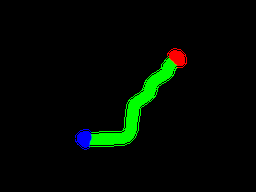
#> input picture marble_maze/data/maze_path_manual.png, 256 x 192 px, shrunk from 640 x 480 before the run; its folder holds 2 pictures in this run
$ python autopather.py
#> lines starting #> are read from the running program, lines starting #| are printed output that depends on the picture
import heapq
from functools import cache, reduce
from typing import Set
from pathlib import Path

import cv2
import matplotlib.pyplot as plt
import numpy as np
from tqdm import trange

src_root = Path(__file__).resolve().parent
print(list(src_root.iterdir()))

default_img_path = src_root / "data" / "maze.png"


def load_photo(img_path=default_img_path):
    image = cv2.imread(str(img_path))
#> image is the input picture: shape (192, 256, 3); mean B, G, R 1.2, 9, 1.2
    assert image is not None
    return image


def viz(cv_img):
    plt.imshow(cv_img)
    plt.show()


bug_counter = 0


def get_unvisited_neighbours(element, matrix_shape, visited_set, frontier_set):
    # assume 2D matrix and that we are checking immediate neighbours - a 3*3 receptive field
    x_current, y_current = element
    x_end, y_end = matrix_shape

    # use +2 for upper bound to work around range behaviour at upper limits
    x_range = range(max(x_current - 1, 0), min(x_current + 2, x_end))
    y_range = range(max(y_current - 1, 0), min(y_current + 2, y_end))

    potential_elements_to_visit = [(x, y) for x in x_range for y in y_range]
    elements_to_visit = []

    for candidate_element in potential_elements_to_visit:
        if candidate_element == element:
            # do not readd the current node
            continue
        elif candidate_element not in visited_set:
            elements_to_visit.append(candidate_element)
        else:
            pass

    assert len(
        elements_to_visit) < 9, f"Too many neighbouring elements returned for a 2D pixel! {len(elements_to_visit)}"
    return elements_to_visit


def create_fitness_score(element, difficulty_map, output_values):
    # assume 2D matrix and that we are checking immediate neighbours - a 3*3 receptive field
    global bug_counter
    x_current, y_current = element
    x_end, y_end = output_values.shape

    x_range = range(max(x_current - 1, 0), min(x_current + 2, x_end))
    y_range = range(max(y_current - 1, 0), min(y_current + 2, y_end))

    penalty = get_pixel_penalty(difficulty_map, element)

    # take the minimum score of any neighbour then add the distance penalty
    # use filter to remove None i.e. unvisited neighbours. These can be ignored as
    # they will always be more expensive than earlier nodes.

    sqrt2 = np.sqrt(2)
    element_score = None
    for x in x_range:
        for y in y_range:
            if output_values[x, y] != np.inf:  # 0 is valid
                # make contextualised score
                if x != x_current and y != y_current:
                    candidate_score = output_values[x, y] + sqrt2 * penalty
                else:
                    candidate_score = output_values[x, y] + penalty

                # update output if this is better than the rest
                if element_score is None or element_score > candidate_score:
                    # update
                    element_score = candidate_score
                    if x == x_current and y == y_current:
                        print(f"found best value already in place! This should happen once. {bug_counter}")
                        if bug_counter > 0:
                            breakpoint
                        bug_counter = bug_counter + 1

    assert element_score != np.inf
    assert element_score is not None
    return element_score


def get_pixel_penalty(difficulty_map, element):
    x_current, y_current = element

    # distance penalty: lower on the prescribed path:
    # RGB -> red is idx 0
    is_red = bool(difficulty_map[x_current, y_current, 0])
    is_green = bool(difficulty_map[x_current, y_current, 1])
    is_blue = bool(difficulty_map[x_current, y_current, 2])
    if is_blue:
        penalty = 0
    elif is_red or is_green:
        penalty = 0.05
    else:
        penalty = 1
    return penalty


def generic_search_algorithm(seed_coord, visited_set: Set, difficulty_map, output_values):
    frontier_set = {0: seed_coord}

    # set up a min-heap to manage automatically sorting the queue
    queue = []
    heapq.heappush(queue, 0)

    matrix_shape = output_values.shape

    # tqdm progress bar up to the number of pixels
    total_pixels = reduce(lambda x, y: x * y, matrix_shape, 1)
    print(total_pixels)
    progress = trange(total_pixels)
    progress_iterator = iter(progress)

    while len(frontier_set) > 0:
        key = heapq.heappop(queue)
        element = frontier_set[key]
        del frontier_set[key]

        if element in visited_set:
            # already seen - skip
            continue

        current_element_fitness_score = create_fitness_score(element, difficulty_map, output_values)
        output_values[element] = current_element_fitness_score
        # Visit complete, come again soon!
        visited_set.add(element)

        unvisited_neighbours = get_unvisited_neighbours(element, matrix_shape, visited_set, frontier_set)

        new_keys = [extend_dict_non_clobbering(
                frontier_set,
                neighbour,
                current_element_fitness_score+taxicab_heuristic(neighbour, seed_coord)
            ) for neighbour in unvisited_neighbours
        ]

        for new_key in new_keys:
            heapq.heappush(queue, new_key)

        next(progress_iterator)
    progress.close()

    return output_values


def extend_dict_non_clobbering(dictionary, new_element, new_cost):
    if new_cost not in dictionary:
        dictionary[new_cost] = new_element
        return new_cost
    else:
        # increase cost by a tiny amount - less than the map would use!
        new_cost = new_cost + 0.000000001
        return extend_dict_non_clobbering(dictionary, new_element, new_cost)


@cache
def taxicab_heuristic(input_coords, goal_coords):
    in_x, in_y = input_coords
    goal_x, goal_y = goal_coords
    return abs(goal_x - in_x) + abs(goal_y - in_y)


def make_naive_graph_path(maze_path_img) -> np.ndarray:
    # start with the blue endzone
    endzone = maze_path_img[:, :, 2]
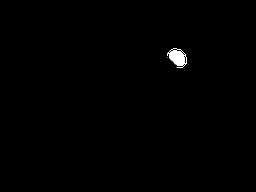
#> endzone: shape (192, 256); min 0, max 255, mean 1.2
    # Step 1: Prepare a blank image
    score_matrix = np.full(endzone.shape[:2], dtype="float64", fill_value=np.inf)  # Creating a black canvas

    endzone_xs, endzone_ys = np.where(endzone)
#> endzone_xs = 260 values from 48 to 67; endzone_ys = 260 values, max 186 at index 127, min 167 at index 42, mean 176.7
    # any pixel in the endzone will do
    seed_pixel_coords = (endzone_xs[0], endzone_ys[0])
#> seed_pixel_coords = (48, 173)
    print(f"seed pixel selected: {seed_pixel_coords}")
#| seed pixel selected: (48, 173)
    score_matrix[seed_pixel_coords] = 0

    visited_set = set()

    scored_pixels = generic_search_algorithm(seed_coord=seed_pixel_coords, visited_set=visited_set,
                                             difficulty_map=maze_path_img, output_values=score_matrix)
#> in generic_search_algorithm, `frontier_set = {0: seed_coord}`: frontier_set = {0: (48, 173)}
#| 49152
#> the loop in generic_search_algorithm, `while len(frontier_set) > 0:` made 195267 passes
#> (key, element) on passes 6, 13, 14: (1, (49, 173)), (2, (49, 174)), (2, (48, 172))
#| found best value already in place! This should happen once. 0
#> after the loop in generic_search_algorithm, `while len(frontier_set) > 0:`:
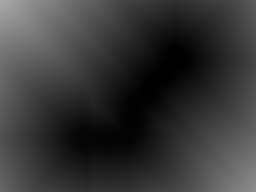
#> output_values: shape (192, 256) float64; min 0, max 169.7, mean 55.1

    return scored_pixels


if __name__ == "__main__":
    annotated_route_path = src_root / "data" / "maze_path_manual.png"
    maze_path_manual = load_photo(annotated_route_path)
    print(f"src_root: {src_root}")
    print(f"manual annotation file location: {annotated_route_path}")
    viz(maze_path_manual)
    # mini_maze_path = cv2.resize(maze_path_manual, None, fx=0.1, fy=0.1, interpolation=cv2.INTER_LINEAR)

    gradient_map = make_naive_graph_path(maze_path_manual)
    # gradient_map = make_naive_graph_path(mini_maze_path)
    viz(gradient_map)

    outdir = src_root / "output"
    outdir.mkdir(exist_ok=True)
    outpath = outdir / "cost.csv"

    print(f"Writing output to: {outpath}")
    np.savetxt(outpath, gradient_map, delimiter='\t')

    cv2.imwrite(str(outdir / "cost.png"), gradient_map)
